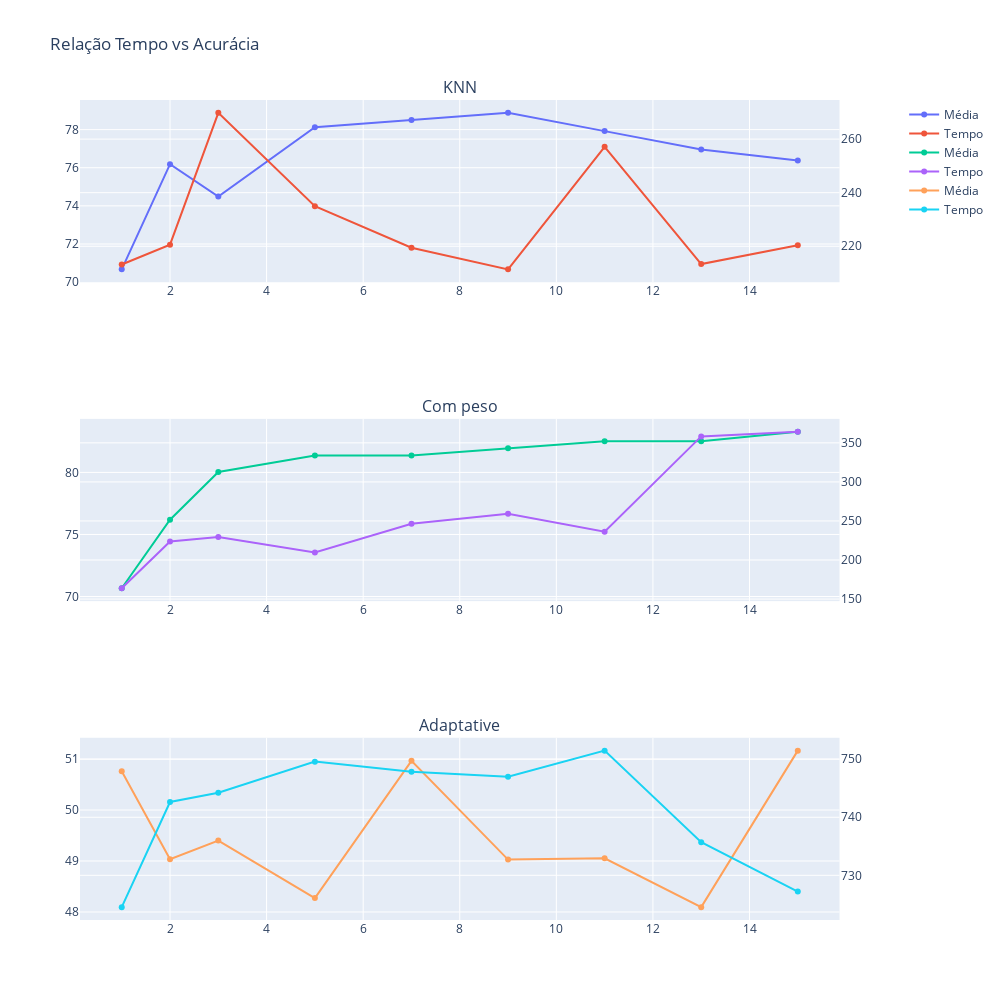

The cell this chart's notebook holds for it:
### Code cell
kc2_fig.show()

### Figure 1 — Plotly figure (JSON) as saved in the notebook; plotly's stock layout.template omitted (floating-point values rounded to 4 significant figures)
{"data": [{"mode": "lines+markers", "name": "Média", "type": "scatter", "x": [1, 2, 3, 5, 7, 9, 11, 13, 15], "xaxis": "x", "y": [70.67, 76.19, 74.48, 78.13, 78.5, 78.88, 77.92, 76.96, 76.38], "yaxis": "y"}, {"mode": "lines+markers", "name": "Tempo", "type": "scatter", "x": [1, 2, 3, 5, 7, 9, 11, 13, 15], "xaxis": "x", "y": [213.2, 220.6, 269.8, 234.9, 219.5, 211.4, 257.1, 213.3, 220.4], "yaxis": "y2"}, {"mode": "lines+markers", "name": "Média", "type": "scatter", "x": [1, 2, 3, 5, 7, 9, 11, 13, 15], "xaxis": "x2", "y": [70.67, 76.19, 80.04, 81.36, 81.36, 81.94, 82.51, 82.51, 83.28], "yaxis": "y3"}, {"mode": "lines+markers", "name": "Tempo", "type": "scatter", "x": [1, 2, 3, 5, 7, 9, 11, 13, 15], "xaxis": "x2", "y": [163.8, 223.7, 229.4, 209.6, 246.3, 259.1, 236.2, 358.3, 364.2], "yaxis": "y4"}, {"mode": "lines+markers", "name": "Média", "type": "scatter", "x": [1, 2, 3, 5, 7, 9, 11, 13, 15], "xaxis": "x3", "y": [50.76, 49.03, 49.4, 48.27, 50.97, 49.03, 49.05, 48.1, 51.16], "yaxis": "y5"}, {"mode": "lines+markers", "name": "Tempo", "type": "scatter", "x": [1, 2, 3, 5, 7, 9, 11, 13, 15], "xaxis": "x3", "y": [724.5, 742.6, 744.2, 749.6, 747.8, 747.0, 751.5, 735.7, 727.2], "yaxis": "y6"}], "layout": {"annotations": [{"font": {"size": 16}, "showarrow": false, "text": "KNN", "x": 0.47, "xanchor": "center", "xref": "paper", "y": 1.0, "yanchor": "bottom", "yref": "paper"}, {"font": {"size": 16}, "showarrow": false, "text": "Com peso", "x": 0.47, "xanchor": "center", "xref": "paper", "y": 0.6111, "yanchor": "bottom", "yref": "paper"}, {"font": {"size": 16}, "showarrow": false, "text": "Adaptative", "x": 0.47, "xanchor": "center", "xref": "paper", "y": 0.2222, "yanchor": "bottom", "yref": "paper"}], "height": 1000, "title": {"text": "Relação Tempo vs Acurácia"}, "width": 1000, "xaxis": {"anchor": "y", "domain": [0, 0.94]}, "xaxis2": {"anchor": "y3", "domain": [0, 0.94]}, "xaxis3": {"anchor": "y5", "domain": [0, 0.94]}, "yaxis": {"anchor": "x", "domain": [0.7778, 1]}, "yaxis2": {"anchor": "x", "overlaying": "y", "side": "right"}, "yaxis3": {"anchor": "x2", "domain": [0.3889, 0.6111]}, "yaxis4": {"anchor": "x2", "overlaying": "y3", "side": "right"}, "yaxis5": {"anchor": "x3", "domain": [0, 0.2222]}, "yaxis6": {"anchor": "x3", "overlaying": "y5", "side": "right"}}}
